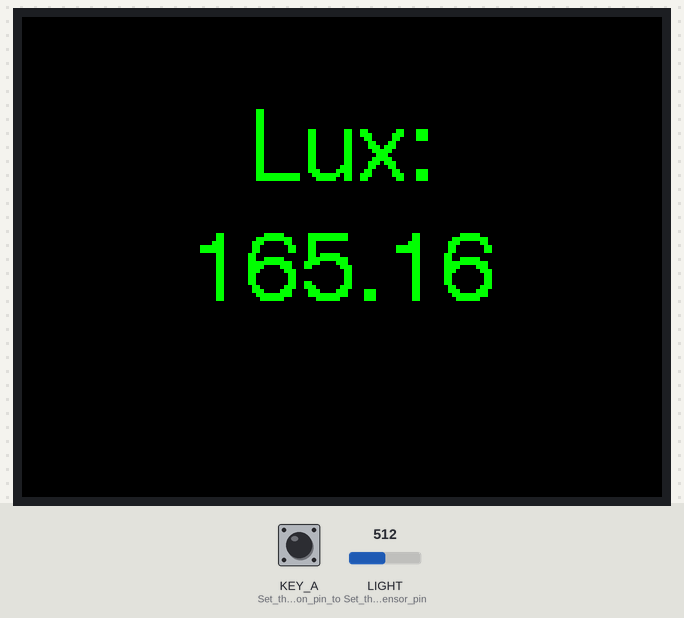
The sketch below on a simulated Seeed Wio Terminal. Shown: 320×240 colour display. The test bench sets the inputs (shaded band); at power-on: KEY_A (Set_the_SW1_button_pin_to) HIGH, LIGHT (Set_the_light_sensor_pin) = 512.

Above: at 1.4 s.
1.5 s: KEY_A (Set_the_SW1_button_pin_to) pulled LOW for 3.2 s
At 5.3 s:
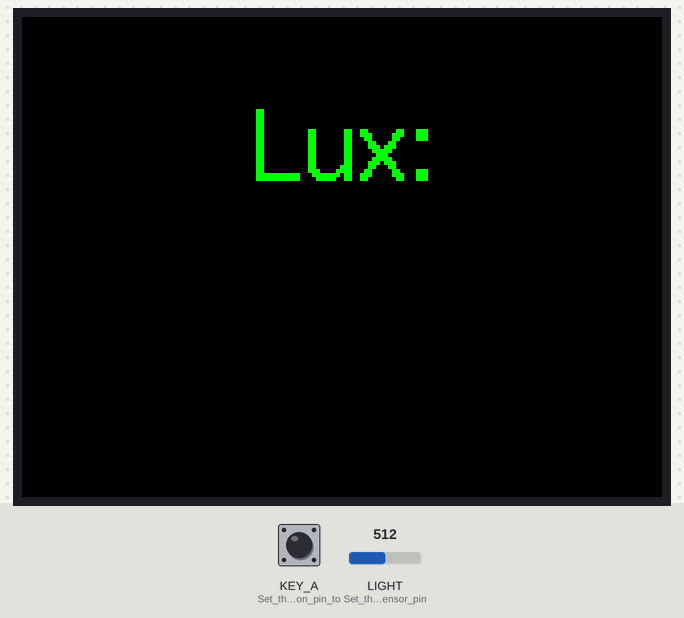
6.2 s: LIGHT (Set_the_light_sensor_pin) set to 716
At 6.8 s:
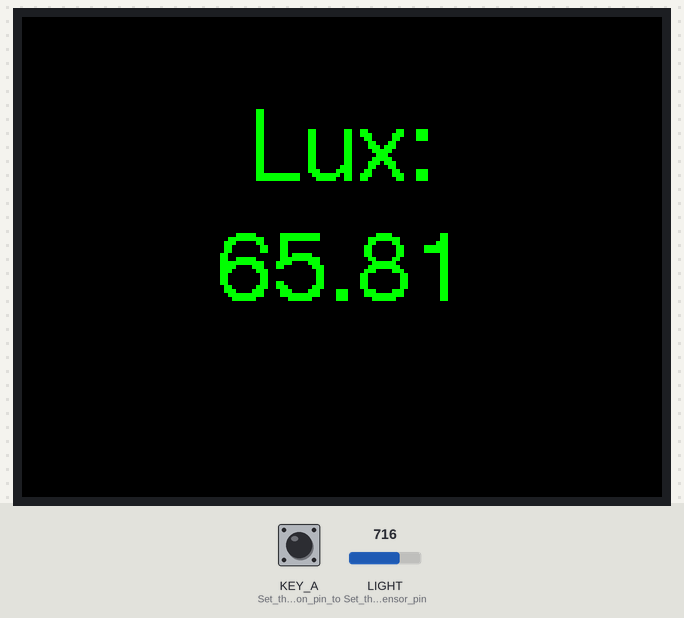
7.7 s: LIGHT (Set_the_light_sensor_pin) set to 900
At 8.5 s:
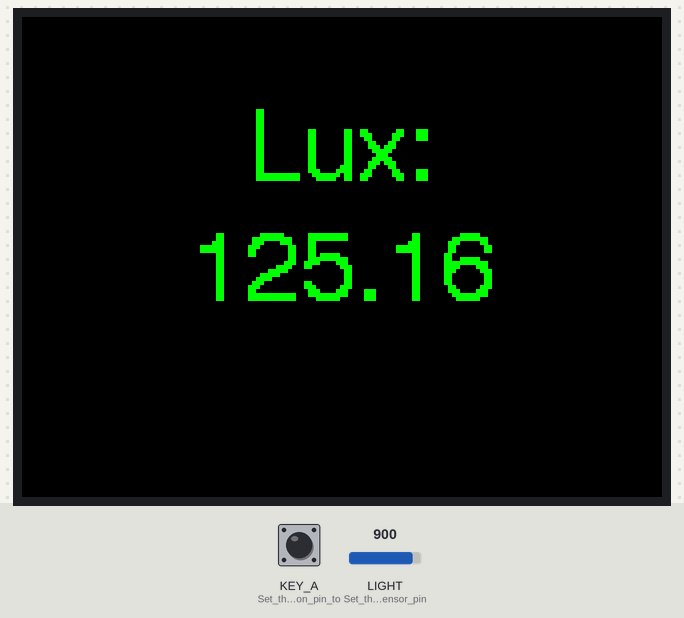
9.2 s: LIGHT (Set_the_light_sensor_pin) set to 1023
At 10.1 s:
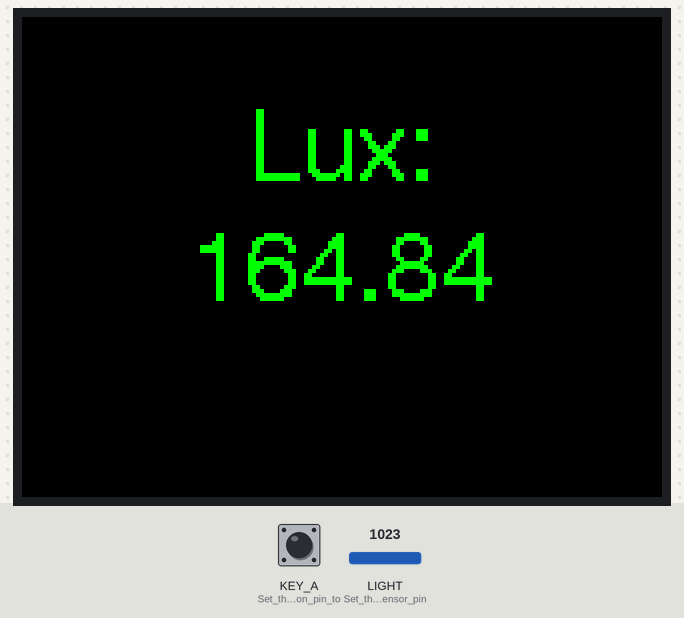
Timing chart, 0 to 11.7 s (numbered marks = the images above; inputs shaded):
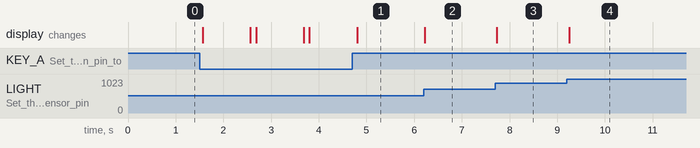

Measured:
- after the input at 1.5 s, the display: first changes after 0.06 s (image 1 shows a later state)
- after the input at 6.2 s, the display: changes at once (image 2)
- after the input at 7.7 s, the display: changes at once (image 3)
- after the input at 9.2 s, the display: changes after 0.05 s (image 4)

The sketch:

WIO_Terminal_LuxMeter.ino
```cpp
// (licence header left out)
#include <TFT_eSPI.h>    // Graphics and display library for WIO Terminal

TFT_eSPI tft = TFT_eSPI();  // Create display object
float calibrationOffset = 0; // Calibration offset for lux readings
float lastLux = -1; // To store the last lux value for comparison

void setup() {
  tft.begin();
  tft.setRotation(3); // Set the display orientation
  tft.fillScreen(TFT_BLACK);
  tft.setTextSize(2); // Increase the font size
  tft.setTextColor(TFT_GREEN, TFT_BLACK);

  pinMode(WIO_LIGHT, INPUT); // Set the light sensor pin to input mode
  pinMode(WIO_KEY_A, INPUT_PULLUP); // Set the SW1 button pin to input mode with pull-up resistor

  // Initial display setup
  tft.setTextDatum(MC_DATUM);
  tft.drawString("Lux:", 160, 70, 4); // Display the label, higher position
}

void loop() {
  if (digitalRead(WIO_KEY_A) == LOW) {
    calibrateSensor(); // Calibrate sensor when SW1 button is pressed
  }

  int sensorValue = analogRead(WIO_LIGHT); // Read the light sensor value
  float voltage = sensorValue * (3.3 / 1023.0); // Convert the sensor value to voltage
  float lux = (voltage * 100) + calibrationOffset; // Convert voltage to lux (approximation) and apply calibration offset

  if (abs(lux - lastLux) > 0.1) { // Update display only if lux value changes significantly
    // Erase previous lux value by drawing over it with the background color
    tft.setTextColor(TFT_BLACK, TFT_BLACK);
    tft.drawFloat(lastLux, 2, 160, 130, 4); // Lower position

    // Draw new lux value
    tft.setTextColor(TFT_GREEN, TFT_BLACK);
    tft.drawFloat(lux, 2, 160, 130, 4); // Lower position

    lastLux = lux; // Update lastLux with current lux value
  }

  delay(100); // Shorter delay to make the program more responsive
}

// Function to calibrate the light sensor
void calibrateSensor() {
  int sensorValue = analogRead(WIO_LIGHT); // Read the light sensor value
  float voltage = sensorValue * (3.3 / 1023.0); // Convert the sensor value to voltage
  float lux = voltage * 100; // Convert voltage to lux (approximation)
  calibrationOffset = -lux; // Set calibration offset to negate the current lux value

  // Display calibration message
  tft.setTextColor(TFT_BLACK, TFT_BLACK); // Clear previous lux value
  tft.drawFloat(lastLux, 2, 160, 130, 4); // Lower position
  tft.setTextColor(TFT_GREEN, TFT_BLACK); // Set color for calibration message
  tft.drawString("Calibrated", 160, 130, 4); // Display calibration message
  delay(1000); // Display the calibration message for 1 second

  // Clear calibration message
  tft.setTextColor(TFT_BLACK, TFT_BLACK);
  tft.drawString("Calibrated", 160, 130, 4);
  lastLux = 0; // Reset lastLux to force update
}
```
